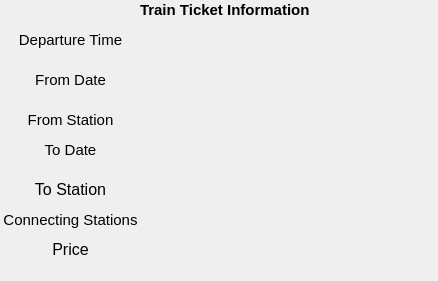
<?xml version="1.0" encoding="UTF-8"?>
<ui version="4.0">
 <class>TrainTicketUI</class>
 <widget class="QDialog" name="TrainTicketUI">
  <property name="geometry">
   <rect>
    <x>0</x>
    <y>0</y>
    <width>438</width>
    <height>281</height>
   </rect>
  </property>
  <property name="windowTitle">
   <string>Dialog</string>
  </property>
  <widget class="QLabel" name="label">
   <property name="geometry">
    <rect>
     <x>140</x>
     <y>0</y>
     <width>231</width>
     <height>21</height>
    </rect>
   </property>
   <property name="text">
    <string>&lt;html&gt;&lt;head/&gt;&lt;body&gt;&lt;p&gt;&lt;span style=&quot; font-size:11pt; font-weight:700;&quot;&gt;Train Ticket Information&lt;/span&gt;&lt;/p&gt;&lt;/body&gt;&lt;/html&gt;</string>
   </property>
  </widget>
  <widget class="QLabel" name="lblDeTime">
   <property name="geometry">
    <rect>
     <x>160</x>
     <y>30</y>
     <width>261</width>
     <height>21</height>
    </rect>
   </property>
   <property name="text">
    <string>&lt;html&gt;&lt;head/&gt;&lt;body&gt;&lt;p align=&quot;center&quot;&gt;&lt;br/&gt;&lt;/p&gt;&lt;/body&gt;&lt;/html&gt;</string>
   </property>
  </widget>
  <widget class="QLabel" name="lblFromDate">
   <property name="geometry">
    <rect>
     <x>160</x>
     <y>70</y>
     <width>261</width>
     <height>21</height>
    </rect>
   </property>
   <property name="text">
    <string>&lt;html&gt;&lt;head/&gt;&lt;body&gt;&lt;p align=&quot;center&quot;&gt;&lt;br/&gt;&lt;/p&gt;&lt;/body&gt;&lt;/html&gt;</string>
   </property>
  </widget>
  <widget class="QLabel" name="lblFromStation">
   <property name="geometry">
    <rect>
     <x>160</x>
     <y>110</y>
     <width>261</width>
     <height>21</height>
    </rect>
   </property>
   <property name="text">
    <string>&lt;html&gt;&lt;head/&gt;&lt;body&gt;&lt;p align=&quot;center&quot;&gt;&lt;br/&gt;&lt;/p&gt;&lt;/body&gt;&lt;/html&gt;</string>
   </property>
  </widget>
  <widget class="QLabel" name="lblToDate">
   <property name="geometry">
    <rect>
     <x>160</x>
     <y>140</y>
     <width>261</width>
     <height>21</height>
    </rect>
   </property>
   <property name="text">
    <string>&lt;html&gt;&lt;head/&gt;&lt;body&gt;&lt;p align=&quot;center&quot;&gt;&lt;br/&gt;&lt;/p&gt;&lt;/body&gt;&lt;/html&gt;</string>
   </property>
  </widget>
  <widget class="QLabel" name="lblToStation">
   <property name="geometry">
    <rect>
     <x>160</x>
     <y>180</y>
     <width>261</width>
     <height>21</height>
    </rect>
   </property>
   <property name="text">
    <string>&lt;html&gt;&lt;head/&gt;&lt;body&gt;&lt;p align=&quot;center&quot;&gt;&lt;br/&gt;&lt;/p&gt;&lt;/body&gt;&lt;/html&gt;</string>
   </property>
  </widget>
  <widget class="QLabel" name="lblPrice">
   <property name="geometry">
    <rect>
     <x>160</x>
     <y>240</y>
     <width>261</width>
     <height>21</height>
    </rect>
   </property>
   <property name="text">
    <string>&lt;html&gt;&lt;head/&gt;&lt;body&gt;&lt;p align=&quot;center&quot;&gt;&lt;br/&gt;&lt;/p&gt;&lt;/body&gt;&lt;/html&gt;</string>
   </property>
  </widget>
  <widget class="QLabel" name="label_2">
   <property name="geometry">
    <rect>
     <x>0</x>
     <y>30</y>
     <width>141</width>
     <height>20</height>
    </rect>
   </property>
   <property name="text">
    <string>&lt;html&gt;&lt;head/&gt;&lt;body&gt;&lt;p align=&quot;center&quot;&gt;&lt;span style=&quot; font-size:11pt;&quot;&gt;Departure Time&lt;/span&gt;&lt;/p&gt;&lt;/body&gt;&lt;/html&gt;</string>
   </property>
  </widget>
  <widget class="QLabel" name="label_3">
   <property name="geometry">
    <rect>
     <x>0</x>
     <y>70</y>
     <width>141</width>
     <height>20</height>
    </rect>
   </property>
   <property name="text">
    <string>&lt;html&gt;&lt;head/&gt;&lt;body&gt;&lt;p align=&quot;center&quot;&gt;&lt;span style=&quot; font-size:11pt;&quot;&gt;From Date&lt;/span&gt;&lt;/p&gt;&lt;/body&gt;&lt;/html&gt;</string>
   </property>
  </widget>
  <widget class="QLabel" name="label_4">
   <property name="geometry">
    <rect>
     <x>0</x>
     <y>110</y>
     <width>141</width>
     <height>20</height>
    </rect>
   </property>
   <property name="text">
    <string>&lt;html&gt;&lt;head/&gt;&lt;body&gt;&lt;p align=&quot;center&quot;&gt;&lt;span style=&quot; font-size:11pt;&quot;&gt;From Station&lt;/span&gt;&lt;/p&gt;&lt;/body&gt;&lt;/html&gt;</string>
   </property>
  </widget>
  <widget class="QLabel" name="label_5">
   <property name="geometry">
    <rect>
     <x>0</x>
     <y>140</y>
     <width>141</width>
     <height>20</height>
    </rect>
   </property>
   <property name="text">
    <string>&lt;html&gt;&lt;head/&gt;&lt;body&gt;&lt;p align=&quot;center&quot;&gt;&lt;span style=&quot; font-size:11pt;&quot;&gt;To Date&lt;/span&gt;&lt;/p&gt;&lt;/body&gt;&lt;/html&gt;</string>
   </property>
  </widget>
  <widget class="QLabel" name="label_6">
   <property name="geometry">
    <rect>
     <x>0</x>
     <y>179</y>
     <width>141</width>
     <height>21</height>
    </rect>
   </property>
   <property name="text">
    <string>&lt;html&gt;&lt;head/&gt;&lt;body&gt;&lt;p align=&quot;center&quot;&gt;&lt;span style=&quot; font-size:12pt;&quot;&gt;To Station&lt;/span&gt;&lt;/p&gt;&lt;/body&gt;&lt;/html&gt;</string>
   </property>
  </widget>
  <widget class="QLabel" name="label_7">
   <property name="geometry">
    <rect>
     <x>0</x>
     <y>240</y>
     <width>141</width>
     <height>20</height>
    </rect>
   </property>
   <property name="text">
    <string>&lt;html&gt;&lt;head/&gt;&lt;body&gt;&lt;p align=&quot;center&quot;&gt;&lt;span style=&quot; font-size:12pt;&quot;&gt;Price&lt;/span&gt;&lt;/p&gt;&lt;/body&gt;&lt;/html&gt;</string>
   </property>
  </widget>
  <widget class="QLabel" name="label_8">
   <property name="geometry">
    <rect>
     <x>0</x>
     <y>210</y>
     <width>141</width>
     <height>21</height>
    </rect>
   </property>
   <property name="text">
    <string>&lt;html&gt;&lt;head/&gt;&lt;body&gt;&lt;p align=&quot;center&quot;&gt;&lt;span style=&quot; font-size:11pt;&quot;&gt;Connecting Stations&lt;/span&gt;&lt;/p&gt;&lt;/body&gt;&lt;/html&gt;</string>
   </property>
  </widget>
  <widget class="QLabel" name="lblConectStation">
   <property name="geometry">
    <rect>
     <x>160</x>
     <y>210</y>
     <width>261</width>
     <height>21</height>
    </rect>
   </property>
   <property name="text">
    <string>&lt;html&gt;&lt;head/&gt;&lt;body&gt;&lt;p align=&quot;center&quot;&gt;&lt;br/&gt;&lt;/p&gt;&lt;/body&gt;&lt;/html&gt;</string>
   </property>
  </widget>
 </widget>
 <resources/>
 <connections/>
</ui>
